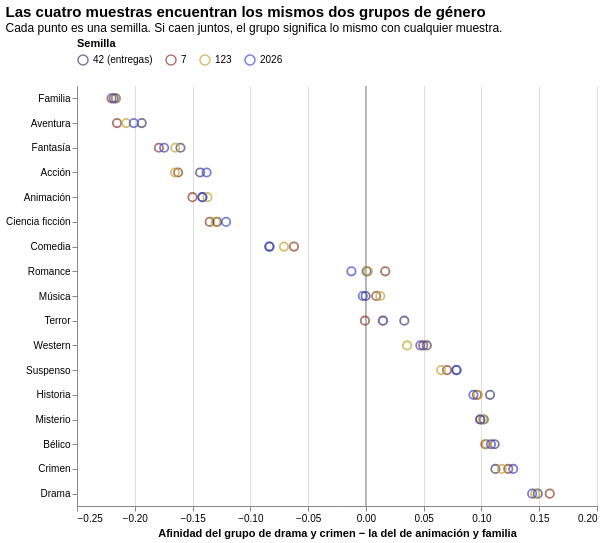

Source (notebook cell):
### Markdown cell above
Para ver si los grupos significan lo mismo en las cuatro muestras, comparamos su **perfil**: para cada
género, cuánta más afinidad tiene el grupo de drama y crimen que el de animación y familia. Si las
cuatro corridas encuentran los mismos grupos, los cuatro perfiles coinciden.

### Code cell
perfil = pd.concat(perfiles, axis=1)
print("Correlación entre los perfiles de las cuatro muestras (1 = idénticos):")
print(perfil.corr().round(3))
largo_perfil = perfil.reset_index(names="genero").melt(id_vars="genero", var_name="semilla", value_name="diferencia")
orden = perfil.mean(axis=1).sort_values().index.tolist()
puntos = alt.Chart(largo_perfil).mark_point(filled=False, size=70, strokeWidth=1.8).encode(
    y=alt.Y("genero:N", sort=orden, title=None),
    x=alt.X("diferencia:Q", title="Afinidad del grupo de drama y crimen − la del de animación y familia"),
    color=alt.Color("semilla:N", title="Semilla", legend=alt.Legend(orient="top"),
                    scale=alt.Scale(domain=list(SEMILLAS), range=[NAVY, QUEMADO, CHARTREUSE, ELECTRICO])),
    tooltip=["semilla", "genero", alt.Tooltip("diferencia:Q", format="+.3f")])
cero = alt.Chart(pd.DataFrame({"x": [0]})).mark_rule(color=GRIS).encode(x="x:Q")
(cero + puntos).properties(width=520, height=420, title=alt.Title(
    "Las cuatro muestras encuentran los mismos dos grupos de género",
    subtitle="Cada punto es una semilla. Si caen juntos, el grupo significa lo mismo con cualquier muestra.",
    anchor="start", fontSize=15)).configure_view(stroke=None)

### Figure 1 — Vega-Lite specification as saved in the notebook (floating-point values rounded to 4 significant figures)
{"config": {"view": {"continuousWidth": 300, "continuousHeight": 300, "stroke": null}}, "layer": [{"data": {"name": "data-d285a7403ed98ae579761d64a864032b"}, "mark": {"type": "rule", "color": "#80818f"}, "encoding": {"x": {"field": "x", "type": "quantitative"}}}, {"data": {"name": "data-90c378ffe257c335bff8afe9137ad442"}, "mark": {"type": "point", "filled": false, "size": 70, "strokeWidth": 1.8}, "encoding": {"color": {"field": "semilla", "legend": {"orient": "top"}, "scale": {"domain": ["42 (entregas)", "7", "123", "2026"], "range": ["#3e3f66", "#8b3a26", "#c4a22c", "#3b47c9"]}, "title": "Semilla", "type": "nominal"}, "tooltip": [{"field": "semilla", "type": "nominal"}, {"field": "genero", "type": "nominal"}, {"field": "diferencia", "format": "+.3f", "type": "quantitative"}], "x": {"field": "diferencia", "title": "Afinidad del grupo de drama y crimen − la del de animación y familia", "type": "quantitative"}, "y": {"field": "genero", "sort": ["Familia", "Aventura", "Fantasía", "Acción", "Animación", "Ciencia ficción", "Comedia", "Romance", "Música", "Terror", "Western", "Suspenso", "Historia", "Misterio", "Bélico", "Crimen", "Drama"], "title": null, "type": "nominal"}}}], "height": 420, "title": {"text": "Las cuatro muestras encuentran los mismos dos grupos de género", "anchor": "start", "fontSize": 15, "subtitle": "Cada punto es una semilla. Si caen juntos, el grupo significa lo mismo con cualquier muestra."}, "width": 520, "$schema": "https://vega.github.io/schema/vega-lite/v6.4.1.json", "datasets": {"data-d285a7403ed98ae579761d64a864032b": [{"x": 0}], "data-90c378ffe257c335bff8afe9137ad442": [{"genero": "Acción", "semilla": "42 (entregas)", "diferencia": -0.1435}, {"genero": "Aventura", "semilla": "42 (entregas)", "diferencia": -0.194}, {"genero": "Animación", "semilla": "42 (entregas)", "diferencia": -0.1415}, {"genero": "Comedia", "semilla": "42 (entregas)", "diferencia": -0.08331}, {"genero": "Crimen", "semilla": "42 (entregas)", "diferencia": 0.1121}, {"genero": "Drama", "semilla": "42 (entregas)", "diferencia": 0.1488}, {"genero": "Familia", "semilla": "42 (entregas)", "diferencia": -0.2165}, {"genero": "Fantasía", "semilla": "42 (entregas)", "diferencia": -0.1605}, {"genero": "Historia", "semilla": "42 (entregas)", "diferencia": 0.1075}, {"genero": "Terror", "semilla": "42 (entregas)", "diferencia": 0.03324}, {"genero": "Música", "semilla": "42 (entregas)", "diferencia": -0.000207}, {"genero": "Misterio", "semilla": "42 (entregas)", "diferencia": 0.102}, {"genero": "Romance", "semilla": "42 (entregas)", "diferencia": 0.0006416}, {"genero": "Ciencia ficción", "semilla": "42 (entregas)", "diferencia": -0.1287}, {"genero": "Suspenso", "semilla": "42 (entregas)", "diferencia": 0.07828}, {"genero": "Bélico", "semilla": "42 (entregas)", "diferencia": 0.1114}, {"genero": "Western", "semilla": "42 (entregas)", "diferencia": 0.05269}, {"genero": "Acción", "semilla": "7", "diferencia": -0.1625}, {"genero": "Aventura", "semilla": "7", "diferencia": -0.2154}, {"genero": "Animación", "semilla": "7", "diferencia": -0.1501}, {"genero": "Comedia", "semilla": "7", "diferencia": -0.06224}, {"genero": "Crimen", "semilla": "7", "diferencia": 0.1232}, {"genero": "Drama", "semilla": "7", "diferencia": 0.1591}, {"genero": "Familia", "semilla": "7", "diferencia": -0.2201}, {"genero": "Fantasía", "semilla": "7", "diferencia": -0.1791}, {"genero": "Historia", "semilla": "7", "diferencia": 0.09607}, {"genero": "Terror", "semilla": "7", "diferencia": -0.0008001}, {"genero": "Música", "semilla": "7", "diferencia": 0.008967}, {"genero": "Misterio", "semilla": "7", "diferencia": 0.09894}, {"genero": "Romance", "semilla": "7", "diferencia": 0.01674}, {"genero": "Ciencia ficción", "semilla": "7", "diferencia": -0.1352}, {"genero": "Suspenso", "semilla": "7", "diferencia": 0.0702}, {"genero": "Bélico", "semilla": "7", "diferencia": 0.1033}, {"genero": "Western", "semilla": "7", "diferencia": 0.04965}, {"genero": "Acción", "semilla": "123", "diferencia": -0.1652}, {"genero": "Aventura", "semilla": "123", "diferencia": -0.2074}, {"genero": "Animación", "semilla": "123", "diferencia": -0.1371}, {"genero": "Comedia", "semilla": "123", "diferencia": -0.07093}, {"genero": "Crimen", "semilla": "123", "diferencia": 0.1176}, {"genero": "Drama", "semilla": "123", "diferencia": 0.1465}, {"genero": "Familia", "semilla": "123", "diferencia": -0.2164}, {"genero": "Fantasía", "semilla": "123", "diferencia": -0.165}, {"genero": "Historia", "semilla": "123", "diferencia": 0.09701}, {"genero": "Terror", "semilla": "123", "diferencia": 0.01443}, {"genero": "Música", "semilla": "123", "diferencia": 0.01247}, {"genero": "Misterio", "semilla": "123", "diferencia": 0.1012}, {"genero": "Romance", "semilla": "123", "diferencia": 0.001794}, {"genero": "Ciencia ficción", "semilla": "123", "diferencia": -0.13}, {"genero": "Suspenso", "semilla": "123", "diferencia": 0.06517}, {"genero": "Bélico", "semilla": "123", "diferencia": 0.1045}, {"genero": "Western", "semilla": "123", "diferencia": 0.03567}, {"genero": "Acción", "semilla": "2026", "diferencia": -0.1379}, {"genero": "Aventura", "semilla": "2026", "diferencia": -0.2009}, {"genero": "Animación", "semilla": "2026", "diferencia": -0.1415}, {"genero": "Comedia", "semilla": "2026", "diferencia": -0.0837}, {"genero": "Crimen", "semilla": "2026", "diferencia": 0.1275}, {"genero": "Drama", "semilla": "2026", "diferencia": 0.1439}, {"genero": "Familia", "semilla": "2026", "diferencia": -0.2182}, {"genero": "Fantasía", "semilla": "2026", "diferencia": -0.1746}, {"genero": "Historia", "semilla": "2026", "diferencia": 0.0931}, {"genero": "Terror", "semilla": "2026", "diferencia": 0.01488}, {"genero": "Música", "semilla": "2026", "diferencia": -0.002678}, {"genero": "Misterio", "semilla": "2026", "diferencia": 0.09898}, {"genero": "Romance", "semilla": "2026", "diferencia": -0.01251}, {"genero": "Ciencia ficción", "semilla": "2026", "diferencia": -0.121}, {"genero": "Suspenso", "semilla": "2026", "diferencia": 0.07849}, {"genero": "Bélico", "semilla": "2026", "diferencia": 0.1082}, {"genero": "Western", "semilla": "2026", "diferencia": 0.04714}]}}
